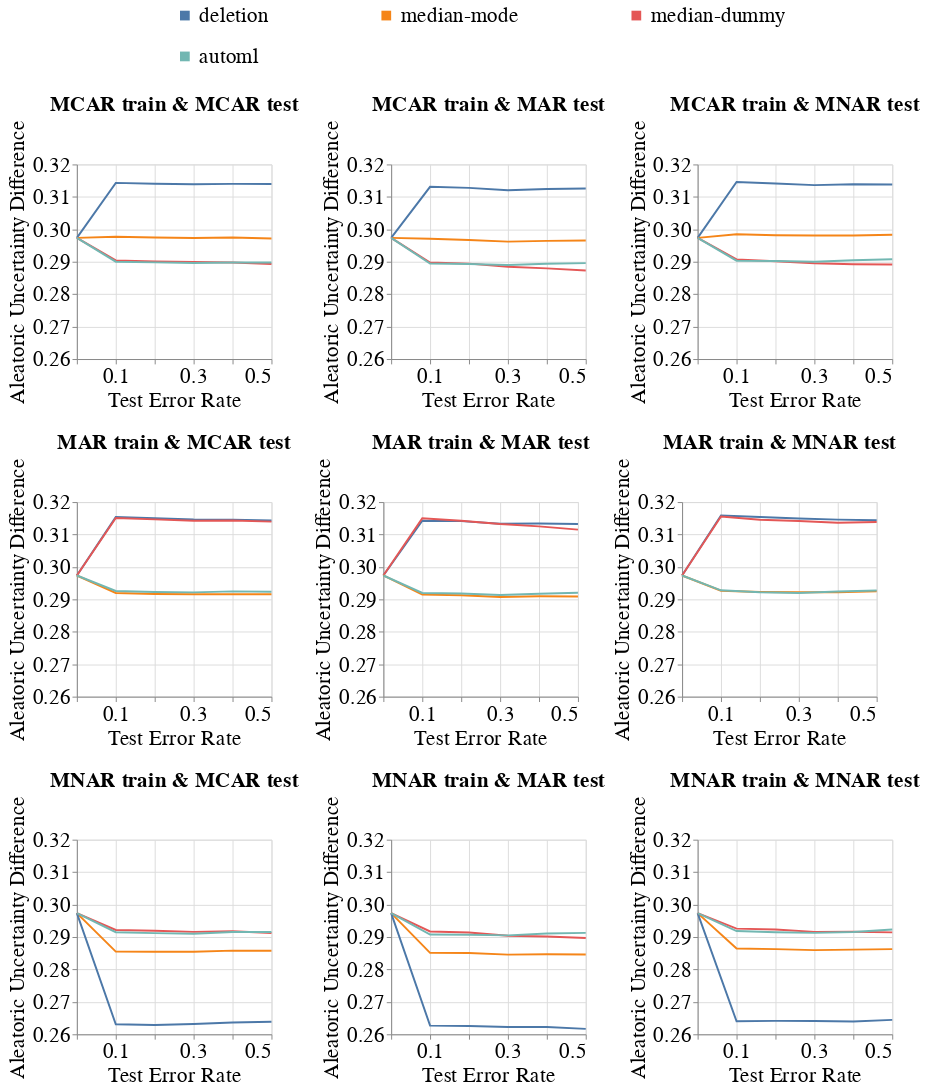

The notebook cell this image was saved under:
### Code cell
create_line_bands_for_diff_imputers(dataset_name=DATASET_NAME,
                                    model_name='mlp_clf',
                                    metric_name='Aleatoric_Uncertainty_Difference',
                                    db_client=db_client,
                                    group=SENSITIVE_ATTR_FOR_DISPARITY_METRICS,
                                    with_band=False)

### Figure 1 — Vega-Lite specification as saved in the notebook (floating-point values rounded to 4 significant figures; data arrays with more than 128 entries replaced by an {"elided": "..."} marker saying what was removed)
{"config": {"view": {"continuousWidth": 400, "continuousHeight": 300}, "axis": {"labelFontSize": 22, "labelFontWeight": "normal", "titleFontSize": 22, "titleFontWeight": "normal"}, "legend": {"columns": 3, "direction": "horizontal", "labelFontSize": 22, "labelLimit": 400, "orient": "top", "symbolOffset": 100, "symbolStrokeWidth": 10, "titleAnchor": "middle", "titleFontSize": 22, "titleLimit": 300}, "title": {"fontSize": 22}}, "vconcat": [{"hconcat": [{"mark": "line", "encoding": {"color": {"field": "Null_Imputer_Name", "sort": ["deletion", "median-mode", "median-dummy", "miss_forest", "k_means_clustering", "datawig", "automl", "boost_clean"], "title": null, "type": "nominal"}, "x": {"axis": {"labelExpr": "(datum.value == 0.1) || (datum.value == 0.3) || (datum.value == 0.5) ? datum.label : ''"}, "field": "Test_Error_Rate", "scale": {"nice": false}, "title": "Test Error Rate", "type": "quantitative"}, "y": {"aggregate": "mean", "field": "Metric_Value", "scale": {"zero": false}, "title": "Aleatoric Uncertainty Difference", "type": "quantitative"}}, "height": 200, "title": {"text": "MCAR train & MCAR test", "fontSize": 22}, "width": 200}, {"data": {"name": "data-75af19541ce9cce3ed28bf6eddadd75d"}, "mark": "line", "encoding": {"color": {"field": "Null_Imputer_Name", "sort": ["deletion", "median-mode", "median-dummy", "miss_forest", "k_means_clustering", "datawig", "automl", "boost_clean"], "title": null, "type": "nominal"}, "x": {"axis": {"labelExpr": "(datum.value == 0.1) || (datum.value == 0.3) || (datum.value == 0.5) ? datum.label : ''"}, "field": "Test_Error_Rate", "scale": {"nice": false}, "title": "Test Error Rate", "type": "quantitative"}, "y": {"aggregate": "mean", "field": "Metric_Value", "scale": {"zero": false}, "title": "Aleatoric Uncertainty Difference", "type": "quantitative"}}, "height": 200, "title": {"text": "MCAR train & MAR test", "fontSize": 22}, "width": 200}, {"data": {"name": "data-3c7cb35253a3de920a974e5095ef9e67"}, "mark": "line", "encoding": {"color": {"field": "Null_Imputer_Name", "sort": ["deletion", "median-mode", "median-dummy", "miss_forest", "k_means_clustering", "datawig", "automl", "boost_clean"], "title": null, "type": "nominal"}, "x": {"axis": {"labelExpr": "(datum.value == 0.1) || (datum.value == 0.3) || (datum.value == 0.5) ? datum.label : ''"}, "field": "Test_Error_Rate", "scale": {"nice": false}, "title": "Test Error Rate", "type": "quantitative"}, "y": {"aggregate": "mean", "field": "Metric_Value", "scale": {"zero": false}, "title": "Aleatoric Uncertainty Difference", "type": "quantitative"}}, "height": 200, "title": {"text": "MCAR train & MNAR test", "fontSize": 22}, "width": 200}], "resolve": {"scale": {"y": "shared"}}}, {"hconcat": [{"mark": "line", "encoding": {"color": {"field": "Null_Imputer_Name", "sort": ["deletion", "median-mode", "median-dummy", "miss_forest", "k_means_clustering", "datawig", "automl", "boost_clean"], "title": null, "type": "nominal"}, "x": {"axis": {"labelExpr": "(datum.value == 0.1) || (datum.value == 0.3) || (datum.value == 0.5) ? datum.label : ''"}, "field": "Test_Error_Rate", "scale": {"nice": false}, "title": "Test Error Rate", "type": "quantitative"}, "y": {"aggregate": "mean", "field": "Metric_Value", "scale": {"zero": false}, "title": "Aleatoric Uncertainty Difference", "type": "quantitative"}}, "height": 200, "title": {"text": "MAR train & MCAR test", "fontSize": 22}, "width": 200}, {"data": {"name": "data-f14b066dcc62eebd315d40a722565a4a"}, "mark": "line", "encoding": {"color": {"field": "Null_Imputer_Name", "sort": ["deletion", "median-mode", "median-dummy", "miss_forest", "k_means_clustering", "datawig", "automl", "boost_clean"], "title": null, "type": "nominal"}, "x": {"axis": {"labelExpr": "(datum.value == 0.1) || (datum.value == 0.3) || (datum.value == 0.5) ? datum.label : ''"}, "field": "Test_Error_Rate", "scale": {"nice": false}, "title": "Test Error Rate", "type": "quantitative"}, "y": {"aggregate": "mean", "field": "Metric_Value", "scale": {"zero": false}, "title": "Aleatoric Uncertainty Difference", "type": "quantitative"}}, "height": 200, "title": {"text": "MAR train & MAR test", "fontSize": 22}, "width": 200}, {"data": {"name": "data-d6f11a473244f18548d84774c45a5c27"}, "mark": "line", "encoding": {"color": {"field": "Null_Imputer_Name", "sort": ["deletion", "median-mode", "median-dummy", "miss_forest", "k_means_clustering", "datawig", "automl", "boost_clean"], "title": null, "type": "nominal"}, "x": {"axis": {"labelExpr": "(datum.value == 0.1) || (datum.value == 0.3) || (datum.value == 0.5) ? datum.label : ''"}, "field": "Test_Error_Rate", "scale": {"nice": false}, "title": "Test Error Rate", "type": "quantitative"}, "y": {"aggregate": "mean", "field": "Metric_Value", "scale": {"zero": false}, "title": "Aleatoric Uncertainty Difference", "type": "quantitative"}}, "height": 200, "title": {"text": "MAR train & MNAR test", "fontSize": 22}, "width": 200}], "data": {"name": "data-6f4ca2720076b0dcac23ae0a603ba184"}, "resolve": {"scale": {"y": "shared"}}}, {"hconcat": [{"mark": "line", "encoding": {"color": {"field": "Null_Imputer_Name", "sort": ["deletion", "median-mode", "median-dummy", "miss_forest", "k_means_clustering", "datawig", "automl", "boost_clean"], "title": null, "type": "nominal"}, "x": {"axis": {"labelExpr": "(datum.value == 0.1) || (datum.value == 0.3) || (datum.value == 0.5) ? datum.label : ''"}, "field": "Test_Error_Rate", "scale": {"nice": false}, "title": "Test Error Rate", "type": "quantitative"}, "y": {"aggregate": "mean", "field": "Metric_Value", "scale": {"zero": false}, "title": "Aleatoric Uncertainty Difference", "type": "quantitative"}}, "height": 200, "title": {"text": "MNAR train & MCAR test", "fontSize": 22}, "width": 200}, {"data": {"name": "data-d725bdf1a21684f4b6b5892a0ebcdb7c"}, "mark": "line", "encoding": {"color": {"field": "Null_Imputer_Name", "sort": ["deletion", "median-mode", "median-dummy", "miss_forest", "k_means_clustering", "datawig", "automl", "boost_clean"], "title": null, "type": "nominal"}, "x": {"axis": {"labelExpr": "(datum.value == 0.1) || (datum.value == 0.3) || (datum.value == 0.5) ? datum.label : ''"}, "field": "Test_Error_Rate", "scale": {"nice": false}, "title": "Test Error Rate", "type": "quantitative"}, "y": {"aggregate": "mean", "field": "Metric_Value", "scale": {"zero": false}, "title": "Aleatoric Uncertainty Difference", "type": "quantitative"}}, "height": 200, "title": {"text": "MNAR train & MAR test", "fontSize": 22}, "width": 200}, {"data": {"name": "data-d1ef97331ee4c912cdf59ae8df11a575"}, "mark": "line", "encoding": {"color": {"field": "Null_Imputer_Name", "sort": ["deletion", "median-mode", "median-dummy", "miss_forest", "k_means_clustering", "datawig", "automl", "boost_clean"], "title": null, "type": "nominal"}, "x": {"axis": {"labelExpr": "(datum.value == 0.1) || (datum.value == 0.3) || (datum.value == 0.5) ? datum.label : ''"}, "field": "Test_Error_Rate", "scale": {"nice": false}, "title": "Test Error Rate", "type": "quantitative"}, "y": {"aggregate": "mean", "field": "Metric_Value", "scale": {"zero": false}, "title": "Aleatoric Uncertainty Difference", "type": "quantitative"}}, "height": 200, "title": {"text": "MNAR train & MNAR test", "fontSize": 22}, "width": 200}], "data": {"name": "data-79b14c1b90689f0c8f5c0128b6b17a4f"}, "resolve": {"scale": {"y": "shared"}}}], "data": {"name": "data-c2fcb211ec05ae71324703c1c4b483a6"}, "resolve": {"scale": {"y": "shared"}}, "$schema": "https://vega.github.io/schema/vega-lite/v4.17.0.json", "datasets": {"data-c2fcb211ec05ae71324703c1c4b483a6": {"elided": "144 records"}, "data-75af19541ce9cce3ed28bf6eddadd75d": {"elided": "144 records"}, "data-3c7cb35253a3de920a974e5095ef9e67": {"elided": "144 records"}, "data-6f4ca2720076b0dcac23ae0a603ba184": {"elided": "144 records"}, "data-f14b066dcc62eebd315d40a722565a4a": {"elided": "144 records"}, "data-d6f11a473244f18548d84774c45a5c27": {"elided": "144 records"}, "data-79b14c1b90689f0c8f5c0128b6b17a4f": {"elided": "144 records"}, "data-d725bdf1a21684f4b6b5892a0ebcdb7c": {"elided": "144 records"}, "data-d1ef97331ee4c912cdf59ae8df11a575": {"elided": "144 records"}}}
